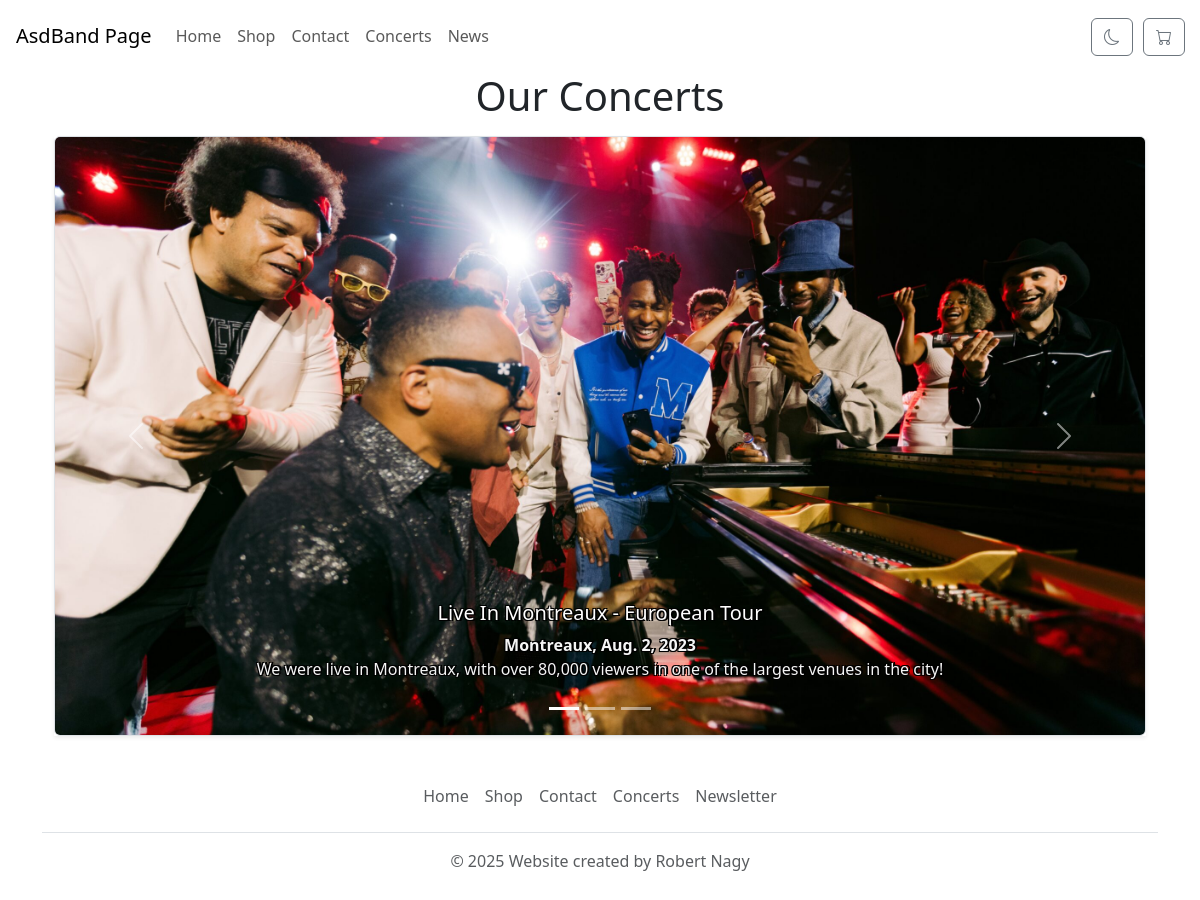
The app's page /concerts/ with its own data.
### myapp/models.py (models this page shows)
class Concert(models.Model):
    date = models.DateField()
    place = models.CharField(max_length=64)
    description = models.CharField(max_length=400)
    title = models.CharField(max_length=64)
    cover_photo_url = models.CharField(max_length=300, default="")

### myapp/views.py (the view)
# urls.py: path("concerts/", views.concerts, name="concerts"),
def concerts(request):
    concerts_list = Concert.objects.all()
    return render(request, "concerts.html", {"concerts": concerts_list})

### myapp/templates/concerts.html (shortened to what this page needs)
{% extends "base.html" %} {% block title %} Concerts {% endblock %}
{% load static %}
{% block content %}
<div class="container">
    <h2 class="mb-2 display-6" style="text-align: center;">Our Concerts</h2>
<div id="carouselExampleCaptions" class="carousel slide mt-3 shadow-sm" data-bs-ride="carousel" style="max-height: 75vh;">
    <div class="carousel-indicators">
        <button style="background-color: white !important;" type="button" data-bs-target="#carouselExampleCaptions" data-bs-slide-to="0" class="active"
            aria-current="true" aria-label="Slide 1"></button>
        <button style="background-color: white !important;" type="button" data-bs-target="#carouselExampleCaptions" data-bs-slide-to="1"
            aria-label="Slide 2"></button>
        <button style="background-color: white !important;" type="button" data-bs-target="#carouselExampleCaptions" data-bs-slide-to="2"
            aria-label="Slide 3"></button>
    </div>
    <div class="carousel-inner border rounded " style="max-height: 75vh;">
        {% for concert in concerts %}
        {%if forloop.counter == 1 %}
        <div class="carousel-item active" style="max-height: inherit;"  data-bs-interval="5500">
            <img style="max-height: inherit; object-fit:cover" class="d-block w-100" src="{% static concert.cover_photo_url %}" alt="concert cover photo">
            <div class="carousel-caption d-none d-md-block">
                <h5 style="text-shadow: -1px -1px 0 #000, 1px -1px 0 #000, -1px 1px 0 #000, 2px 1px 0 #000;">{{concert.title}}</h5>
                <strong style="color: whitesmoke !important; text-shadow: -1px -1px 0 #000, 2px -1px 0 #000, -1px 1px 0 #000, 1px 1px 0 #000;">{{concert.place}}, {{concert.date}}</strong>
                <p style="color:whitesmoke !important;  text-shadow: -1px -1px 0 #000, 2px -1px 0 #000, -1px 1px 0 #000, 1px 1px 0 #000;">
                    {{concert.description}}
                </p>
            </div>
        </div>
        {% endif %}
        {% endfor %}
    </div>
    <button  class="carousel-control-prev" type="button" data-bs-target="#carouselExampleCaptions" data-bs-slide="prev">
        <span  class="carousel-control-prev-icon" aria-hidden="true"></span>
    </button>
    <button class="carousel-control-next" type="button" data-bs-target="#carouselExampleCaptions" data-bs-slide="next">
        <span class="carousel-control-next-icon" aria-hidden="true"></span>
    </button>
</div>
</div>
{% endblock %}

### records on screen
Concert: cover_photo_url (picture), title "Live In Montreaux - European Tour", place "Montreaux", date "Aug. 2, 2023", description "We were live in Montreaux, with over 80,000 viewers in one of the largest venues in the city!"
